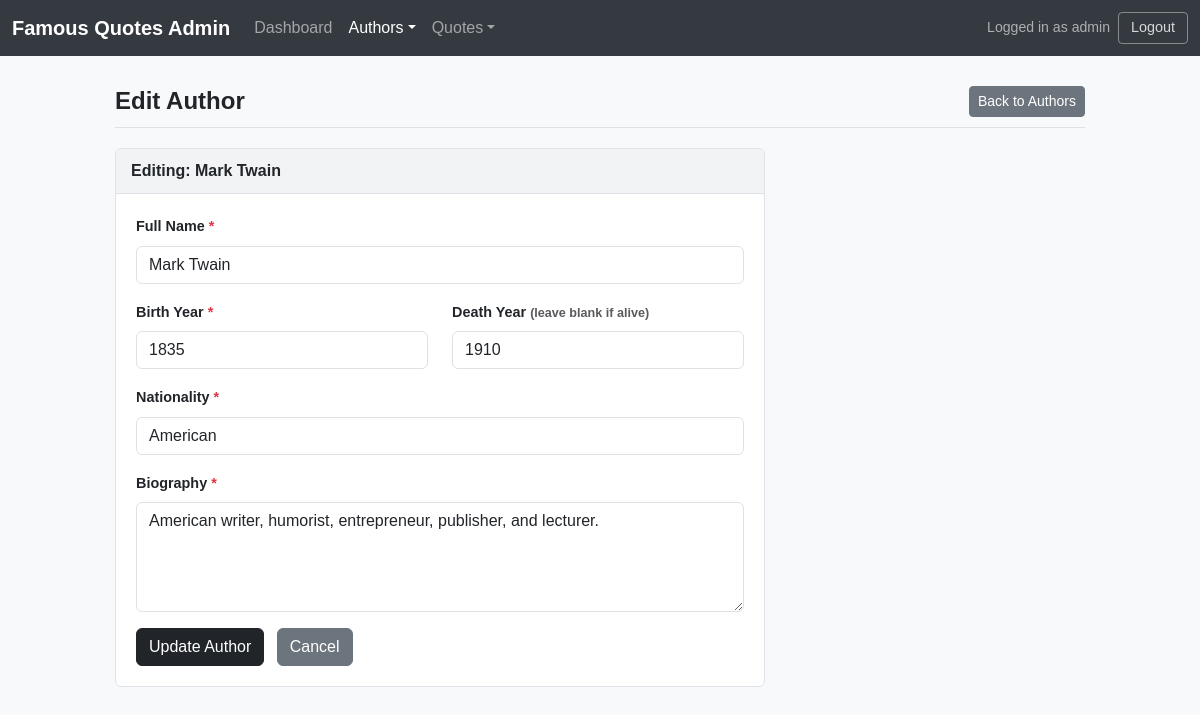
The page /edit_author.php?id=2 (signed in) on the database its author committed.
### tables this page shows
CREATE TABLE IF NOT EXISTS authors (
    id INT AUTO_INCREMENT PRIMARY KEY,
    name VARCHAR(100) NOT NULL,
    birth_year INT,
    death_year INT,
    nationality VARCHAR(100),
    bio TEXT,
    created_at TIMESTAMP DEFAULT CURRENT_TIMESTAMP
);

### edit_author.php (the view, shortened to what this page needs)
<?php
$db = getDB();
$id = (int)($_GET['id'] ?? 0);
$stmt = $db->prepare("SELECT * FROM authors WHERE id = ?");
$stmt->execute([$id]);
$author = $stmt->fetch();
?>
<!DOCTYPE html>
<html lang="en">
<head>
    <link href="https://cdn.jsdelivr.net/npm/bootstrap@5.3.0/dist/css/bootstrap.min.css" rel="stylesheet">
    <link rel="stylesheet" href="css/style.css">
</head>
<body>
<?php include 'includes/nav.php'; ?>
<div class="page-wrapper">
    <div class="page-header">
        <h1 class="page-title">Edit Author</h1>
        <a href="authors.php" class="btn btn-secondary btn-sm">Back to Authors</a>
    </div>
    <div class="card" style="max-width: 650px;">
        <div class="card-header">Editing: <?= htmlspecialchars($author['name']) ?></div>
        <div class="card-body">
            <form method="POST" action="edit_author.php?id=<?= $id ?>">
                <div class="mb-3">
                    <label class="form-label" for="name">Full Name <span class="text-danger">*</span></label>
                    <input type="text" class="form-control" id="name" name="name"
                           value="<?= htmlspecialchars($author['name']) ?>" required>
                </div>
                <div class="row mb-3">
                    <div class="col-md-6">
                        <label class="form-label" for="birth_year">Birth Year <span class="text-danger">*</span></label>
                        <input type="number" class="form-control" id="birth_year" name="birth_year"
                               value="<?= htmlspecialchars($author['birth_year'] ?? '') ?>" required>
                    </div>
                    <div class="col-md-6">
                        <label class="form-label" for="death_year">Death Year <small class="text-muted">(leave blank if alive)</small></label>
                        <input type="number" class="form-control" id="death_year" name="death_year"
                               value="<?= htmlspecialchars($author['death_year'] ?? '') ?>">
                    </div>
                </div>
                <div class="mb-3">
                    <label class="form-label" for="nationality">Nationality <span class="text-danger">*</span></label>
                    <input type="text" class="form-control" id="nationality" name="nationality"
                           value="<?= htmlspecialchars($author['nationality'] ?? '') ?>" required>
                </div>
                <div class="mb-3">
                    <label class="form-label" for="bio">Biography <span class="text-danger">*</span></label>
                    <textarea class="form-control" id="bio" name="bio" rows="4" required><?= htmlspecialchars($author['bio'] ?? '') ?></textarea>
                </div>
                <button type="submit" class="btn btn-dark me-2">Update Author</button>
                <a href="authors.php" class="btn btn-secondary">Cancel</a>
            </form>
        </div>
    </div>
</div>
</body>
</html>

### css/style.css (style rules this page uses)
body { background-color: #f8f9fa; font-family: Arial, sans-serif; }
.page-wrapper { max-width: 1000px; margin: 30px auto; padding: 0 15px; }
.page-header { display: flex; justify-content: space-between; align-items: center; margin-bottom: 20px; border-bottom: 1px solid #dee2e6; padding-bottom: 10px; }
.page-title { font-size: 1.5rem; font-weight: bold; margin: 0; }
.card { border: 1px solid #dee2e6; border-radius: 6px; background: #fff; margin-bottom: 20px; }
.card-header { background-color: #f1f3f5; border-bottom: 1px solid #dee2e6; padding: 10px 15px; font-weight: bold; }
.card-body { padding: 20px; }
.form-label { font-weight: 600; font-size: 0.9rem; }

### rows shown on the page
authors: name "Mark Twain", birth_year "1835", death_year "1910", nationality "American", bio "American writer, humorist, entrepreneur, publisher, and lecturer."

### other values the page prints
$_SESSION['admin_username'] "admin"
